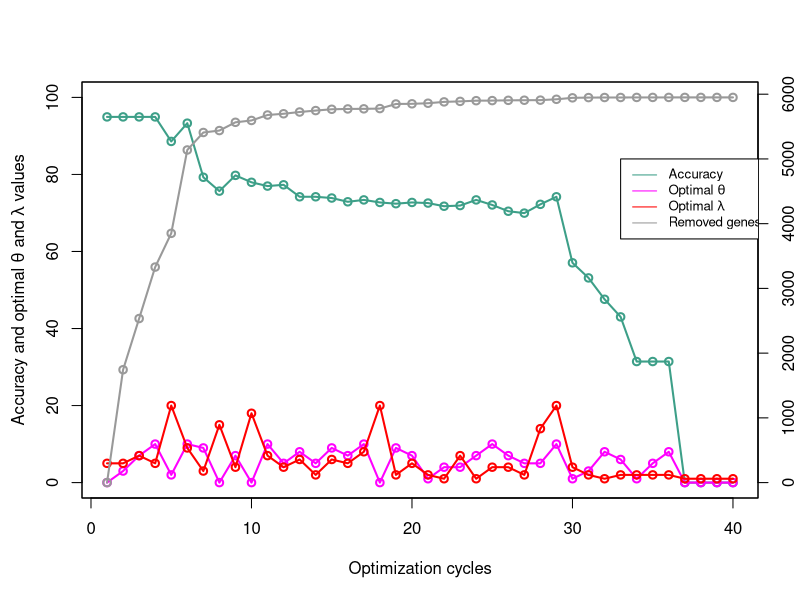

Recreate this plot in R.
acc <- c(94.94,94.94,94.94,94.94,88.57,93.31,79.27,75.67,79.76,77.96,76.98,77.31,74.20,74.20,73.88,72.90,73.39,72.73,72.41,72.73,72.57,71.75,71.92,73.39,72.08,70.45,69.96,72.24,74.20,57.06,53.14,47.59,43.02,31.43,31.43,31.43,0.0,0.0,0.0,0.0)
thet <- c(0,3,7,10,2,10,9,0,7,0,10,5,8,5,9,7,10,0,9,7,1,4,4,7,10,7,5,5,10,1,3,8,6,1,5,8,0,0,0,0)
lamb <- c(5,5,7,5,20,9,3,15,4,18,7,4,6,2,6,5,8,20,2,5,2,1,7,1,4,4,2,14,20,4,2,1,2,2,2,2,1,1,1,1)
remgen <- c(0,1743.63,2534.45,3329.66,3850.84,5138.58,5408.61,5438.61,5565.97,5594.34,5678.76,5697.95,5725.16,5747.26,5767.24,5772.55,5774.11,5778.03,5849.03,5851.74,5860.66,5881.47,5889.21,5900.05,5901.45,5905.5,5907.11,5908.45,5921.45,5944.13,5947.87,5949.11,5949.47,5950.34,5950.47,5950.61,5950.63,5950.63,5950.63,5950.63)




# tab <- read.csv("tab.txt",header=F)

par(mar=c(5, 4, 4, 6) + 0.1)

pdf('data/Plots/Supp_Figure_7_paper_version.pdf',width = 13, height=10)
plot(1:40, acc, type='o', col='#3D9F88', lwd=2, xlab = 'Optimization cycles', ylab="", ylim=c(0,100))
points(1:40, thet, type='o', col='magenta', lwd=2)
points(1:40, lamb, type='o', col='red', lwd=2)
mtext(expression(paste("Accuracy and optimal ", theta," and ",lambda," values",sep="")), side=2, line=2.5)
box()

par(new = TRUE)
plot(1:40, remgen, type='o', col='grey60', lwd=2, axes=FALSE, ylab="", xlab="")
axis(side=4, at = pretty(range(remgen)))
mtext("Average removed genes per patient (cumulative sum)", side=4, line=2.5)

legend(33,5000, legend=c("Accuracy", expression(paste("Optimal ",theta,sep="")),
	expression(paste("Optimal ",lambda,sep="")),"Removed genes"),col=c('#3D9F88','magenta','red','grey60'), lty=rep(1,4), cex=0.8)

dev.off()
